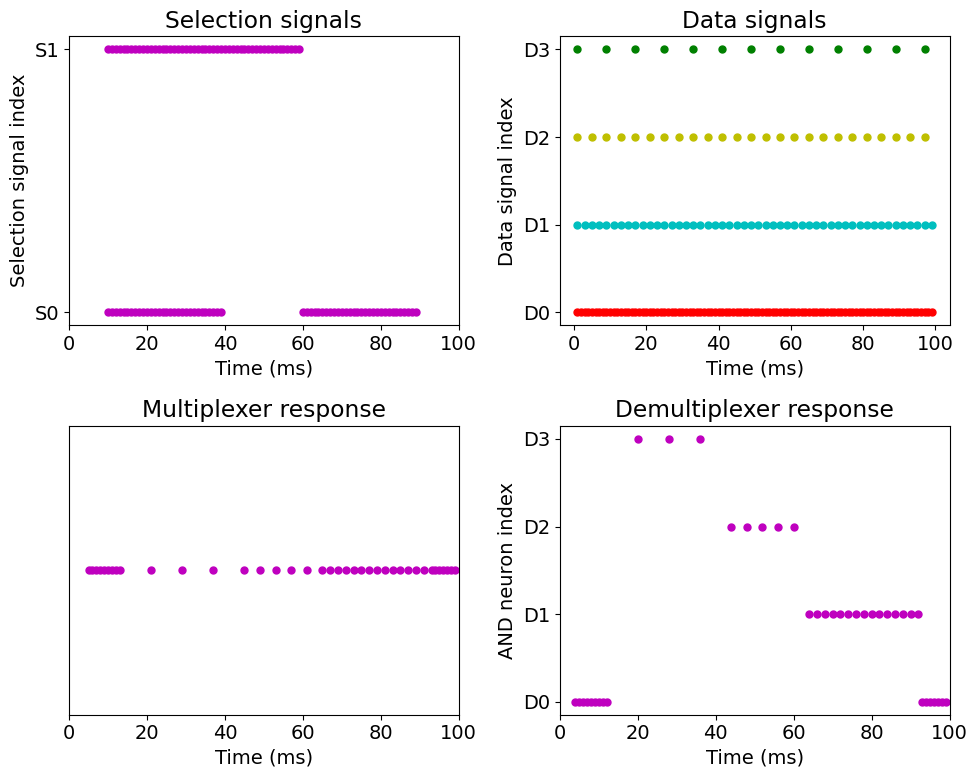

Here is the Python script that generated this plot:
import matplotlib.pyplot as plt
import numpy as np
import spynnaker8 as sim

from sPyBlocks.constant_spike_source import ConstantSpikeSource
from sPyBlocks.neural_muxdemux import NeuralMuxDemux
from sPyBlocks.trace_functions import SpikeTrace

if __name__ == "__main__":
    # Simulator initialization neural_and simulation params
    sim.setup(timestep=1.0)
    simtime = 100.0  # (ms)

    # Other parameters
    n_select = 2
    global_params = {"min_delay": 1.0}
    neuron_params = {"cm": 0.1, "tau_m": 0.1, "tau_refrac": 0.0, "tau_syn_E": 0.1, "tau_syn_I": 0.1,
                     "v_rest": -65.0, "v_reset": -65.0, "v_thresh": -64.91}

    # Network building
    # spike_times_s0 = np.arange(21.0, 102.0, global_params["min_delay"])
    spike_times_s0 = np.concatenate((np.arange(10.0, 40.0, global_params["min_delay"]),
                                     np.arange(60.0, 90.0, global_params["min_delay"])))
    spike_times_s1 = np.concatenate((np.arange(10.0, 40.0, global_params["min_delay"]),
                                     np.arange(40.0, 60.0, global_params["min_delay"])))

    spike_times_x1 = np.arange(1.0, simtime, global_params["min_delay"])
    spike_times_x2 = np.arange(1.0, simtime, global_params["min_delay"] * 2)
    spike_times_x3 = np.arange(1.0, simtime, global_params["min_delay"] * 4)
    spike_times_x4 = np.arange(1.0, simtime, global_params["min_delay"] * 8)

    spike_sources_s0 = sim.Population(1, sim.SpikeSourceArray(spike_times=spike_times_s0))
    spike_sources_s1 = sim.Population(1, sim.SpikeSourceArray(spike_times=spike_times_s1))

    spike_sources_x1 = sim.Population(1, sim.SpikeSourceArray(spike_times=spike_times_x1))
    spike_sources_x2 = sim.Population(1, sim.SpikeSourceArray(spike_times=spike_times_x2))
    spike_sources_x3 = sim.Population(1, sim.SpikeSourceArray(spike_times=spike_times_x3))
    spike_sources_x4 = sim.Population(1, sim.SpikeSourceArray(spike_times=spike_times_x4))

    spike_sources_array = [spike_sources_x1, spike_sources_x2, spike_sources_x3, spike_sources_x4]

    std_conn = sim.StaticSynapse(weight=1.0, delay=global_params["min_delay"])
    multiplexer = NeuralMuxDemux(n_select, sim, global_params, neuron_params, std_conn, build_type="mux",
                                 and_type="classic")
    demultiplexer = NeuralMuxDemux(n_select, sim, global_params, neuron_params, std_conn, build_type="demux",
                                   and_type="classic")

    constant_spike_source = ConstantSpikeSource(sim, global_params, neuron_params, std_conn)

    # Testing
    multiplexer.connect_constant_spikes(
        [constant_spike_source.set_source, constant_spike_source.latch.output_neuron])
    demultiplexer.connect_constant_spikes(
        [constant_spike_source.set_source, constant_spike_source.latch.output_neuron])

    multiplexer.connect_signals([spike_sources_s0, spike_sources_s1], ini_pop_indexes=[[0], [1]])
    demultiplexer.connect_signals([spike_sources_s0, spike_sources_s1], ini_pop_indexes=[[0], [1]])

    multiplexer.connect_inputs(spike_sources_array, ini_pop_indexes=[[0], [1], [2], [3]])  # OneToOne
    demultiplexer.connect_inputs(multiplexer.or_gate.output_neuron)

    # --- NO NEED TO TOUCH THIS PART OF THE CODE ---
    for gate in multiplexer.not_gates.not_array:
        gate.output_neuron.record(('spikes'))

    for gate in multiplexer.and_gates.and_array:
        gate.output_neuron.record(('spikes'))

    multiplexer.or_gate.output_neuron.record(('spikes'))

    for gate in demultiplexer.not_gates.not_array:
        gate.output_neuron.record(('spikes'))

    for gate in demultiplexer.and_gates.and_array:
        gate.output_neuron.record(('spikes'))

    # Run simulation
    sim.run(simtime)

    # Data from the simulation
    mux_not_spikes = []
    for gate in multiplexer.not_gates.not_array:
        mux_not_spikes.append(gate.output_neuron.get_data(variables=["spikes"]).segments[0].spiketrains)

    mux_and_spikes = []
    for gate in multiplexer.and_gates.and_array:
        mux_and_spikes.append(gate.output_neuron.get_data(variables=["spikes"]).segments[0].spiketrains)

    mux_output_spikes = multiplexer.or_gate.output_neuron.get_data(variables=["spikes"]).segments[0].spiketrains

    demux_not_spikes = []
    for gate in multiplexer.not_gates.not_array:
        demux_not_spikes.append(gate.output_neuron.get_data(variables=["spikes"]).segments[0].spiketrains)

    demux_output_spikes = []
    for gate in multiplexer.and_gates.and_array:
        demux_output_spikes.append(gate.output_neuron.get_data(variables=["spikes"]).segments[0].spiketrains)

    # End simulation
    sim.end()

    # Excel file creation
    trace = SpikeTrace("test_simple_muxdemux", simtime)

    trace.printSpikes(1, "Select signal 1", spike_times_s1, "#8DB4E2")
    trace.printSpikes(2, "Select signal 0", spike_times_s0, "#8DB4E2")

    values = np.zeros(int(simtime))
    for i in range(len(values)):
        if i in spike_times_s0:
            values[i] += 1
        if i in spike_times_s1:
            values[i] += 2

    trace.printRow(3, "CHANNEL", values, "#FFC000")

    trace.printSpikes(4, "Input signal 3", spike_times_x4, "#92D050")
    trace.printSpikes(5, "Input signal 2", spike_times_x3, "#92D050")
    trace.printSpikes(6, "Input signal 1", spike_times_x2, "#92D050")
    trace.printSpikes(7, "Input signal 0", spike_times_x1, "#92D050")

    mux_not_length = len(multiplexer.not_gates.not_array)
    mux_and_length = len(multiplexer.and_gates.and_array)
    demux_not_length = len(demultiplexer.not_gates.not_array)
    demux_and_length = len(demultiplexer.and_gates.and_array)

    for i in range(mux_not_length):
        trace.printSpikes(7 + mux_not_length - i, "MUX NOT (gate " + str(i) + ")", mux_not_spikes[i][0], "#FF0000")

    for i in range(mux_and_length):
        trace.printSpikes(7 + mux_not_length + mux_and_length - i, "MUX AND (gate " + str(i) + ")",
                          mux_and_spikes[i][0], "#FFF2CC")

    trace.printSpikes(7 + mux_not_length + mux_and_length, "Multiplexer response", mux_output_spikes[0], "#FFF2CC")

    for i in range(demux_not_length):
        trace.printSpikes(7 + mux_not_length + mux_and_length + demux_not_length - i, "DEMUX NOT (gate " + str(i) + ")",
                          demux_not_spikes[i][0], "#FF0000")

    for i in range(demux_and_length):
        trace.printSpikes(7 + mux_not_length + mux_and_length + demux_not_length + demux_and_length - i,
                          "DEMUX AND (gate " + str(i) + ")", demux_output_spikes[i][0], "#FFF2CC")

    trace.closeExcel()

    # Results
    print("Number of total neurons (Multiplexer + CSS): " + str(multiplexer.total_neurons +
                                                                constant_spike_source.total_neurons) +
          "\nNumber of total connections (Multiplexer + CSS): " + str(multiplexer.total_input_connections +
                                                                      multiplexer.total_internal_connections +
                                                                      multiplexer.total_output_connections +
                                                                      constant_spike_source.total_internal_connections))

    if multiplexer.and_type == "classic":
        neurons = 2 ** (n_select + 1) + n_select + 3
        connections = 2 ** n_select * (2 * n_select + 4) + 3 * n_select + 2
    else:
        neurons = 2 ** n_select + n_select + 3
        connections = 2 ** n_select * (n_select + 4) + 3 * n_select + 2

    print("Number of expected total neurons (Multiplexer + CSS): " + str(neurons))
    print("Number of expected total connections (Multiplexer + CSS): " + str(connections))

    print("------------------------------------------")

    print("Number of total neurons (Demultiplexer + CSS): " + str(demultiplexer.total_neurons +
                                                                  constant_spike_source.total_neurons) +
          "\nNumber of total connections (Demultiplexer + CSS): " + str(demultiplexer.total_input_connections +
                                                                        demultiplexer.total_internal_connections +
                                                                        demultiplexer.total_output_connections +
                                                                        constant_spike_source.total_internal_connections))

    if demultiplexer.and_type == "classic":
        neurons = 2 ** (n_select + 1) + n_select + 2
        connections = 2 ** n_select * (2 * n_select + 3) + 3 * n_select + 2
    else:
        neurons = 2 ** n_select + n_select + 2
        connections = 2 ** n_select * (n_select + 3) + 3 * n_select + 2

    print("Number of expected total neurons (Demultiplexer + CSS): " + str(neurons))
    print("Number of expected total connections (Demultiplexer + CSS): " + str(connections))

    print(mux_output_spikes)
    print(demux_output_spikes)

    # Set matplotlib parameters
    plt.rcParams["figure.figsize"] = (10, 8)
    plt.rcParams['font.size'] = '14'

    plt.subplot(221)
    plt.plot(spike_times_s0, [0] * len(spike_times_s0), 'mo', markersize=5)
    plt.plot(spike_times_s1, [1] * len(spike_times_s1), 'mo', markersize=5)
    plt.xlim([0, simtime])
    plt.yticks([0, 1], labels=["S0", "S1"])
    plt.title('Selection signals')
    plt.xlabel('Time (ms)')
    plt.ylabel('Selection signal index')

    plt.subplot(222)
    plt.plot(spike_times_x1, [1] * len(spike_times_x1), 'ro', markersize=5)
    plt.plot(spike_times_x2, [2] * len(spike_times_x2), 'co', markersize=5)
    plt.plot(spike_times_x3, [3] * len(spike_times_x3), 'yo', markersize=5)
    plt.plot(spike_times_x4, [4] * len(spike_times_x4), 'go', markersize=5)
    plt.yticks([1, 2, 3, 4], labels=["D0", "D1", "D2", "D3"])
    plt.title('Data signals')
    plt.xlabel('Time (ms)')
    plt.ylabel('Data signal index')

    plt.subplot(223)
    plt.plot(mux_output_spikes, [0] * len(mux_output_spikes), 'mo', markersize=5)
    plt.xlim([0, simtime])
    plt.tick_params(
        axis='y',
        which='both',
        left=False,
        labelleft=False)
    plt.yticks([0])
    plt.title('Multiplexer response')
    plt.xlabel('Time (ms)')

    plt.subplot(224)
    for i in range(len(demux_output_spikes)):
        spike_times = demux_output_spikes[i]
        plt.plot(spike_times, [i] * len(spike_times), 'mo', markersize=5)
    plt.xlim([0, simtime])
    plt.yticks([0, 1, 2, 3], labels=["D0", "D1", "D2", "D3"])
    plt.title('Demultiplexer response')
    plt.xlabel('Time (ms)')
    plt.ylabel('AND neuron index')

    plt.tight_layout()
    #plt.savefig("test_simple_muxdemux.png", bbox_inches='tight')
    plt.show()
